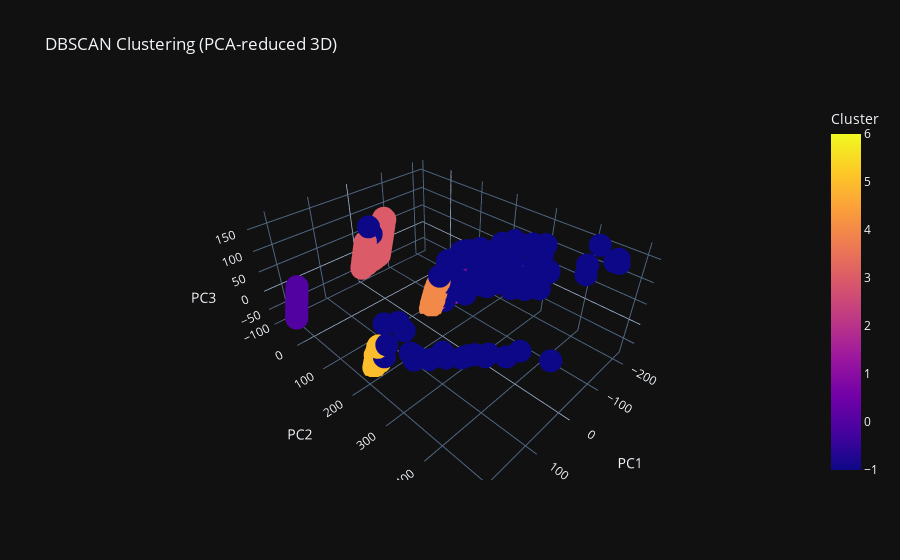

The notebook cell saved with this chart:
### Code cell
from sklearn.cluster import DBSCAN
import plotly.express as px

pca = PCA(n_components=3)
eps = 15
minPts = 6

data_reduced_3d = pca.fit_transform(df)

dbs = DBSCAN(eps=eps, min_samples=minPts)

y_dbs = dbs.fit_predict(data_reduced_3d)

df_reduced_3d = pd.DataFrame(data=data_reduced_3d, columns=['PC1', 'PC2', 'PC3'])

df_reduced_3d['Cluster'] = y_dbs

fig = px.scatter_3d(df_reduced_3d, x='PC1', y='PC2', z='PC3', color='Cluster', title='DBSCAN Clustering (PCA-reduced 3D)')
fig.show()

### Figure 1 — Plotly figure (JSON) as saved in the notebook; plotly's stock layout.template omitted (floating-point values rounded to 4 significant figures; data arrays with more than 128 entries replaced by an {"elided": "..."} marker saying what was removed)
{"data": [{"hovertemplate": "PC1=%{x}<br>PC2=%{y}<br>PC3=%{z}<br>Cluster=%{marker.color}<extra></extra>", "legendgroup": "", "marker": {"color": {"elided": "1362 int values"}, "coloraxis": "coloraxis", "symbol": "circle"}, "mode": "markers", "name": "", "scene": "scene", "showlegend": false, "x": {"elided": "1362 float values"}, "y": {"elided": "1362 float values"}, "z": {"elided": "1362 float values"}, "type": "scatter3d"}], "layout": {"scene": {"domain": {"x": [0.0, 1.0], "y": [0.0, 1.0]}, "xaxis": {"title": {"text": "PC1"}}, "yaxis": {"title": {"text": "PC2"}}, "zaxis": {"title": {"text": "PC3"}}}, "coloraxis": {"colorbar": {"title": {"text": "Cluster"}}, "colorscale": [[0.0, "#0d0887"], [0.1111, "#46039f"], [0.2222, "#7201a8"], [0.3333, "#9c179e"], [0.4444, "#bd3786"], [0.5556, "#d8576b"], [0.6667, "#ed7953"], [0.7778, "#fb9f3a"], [0.8889, "#fdca26"], [1.0, "#f0f921"]]}, "legend": {"tracegroupgap": 0}, "title": {"text": "DBSCAN Clustering (PCA-reduced 3D)"}}}
